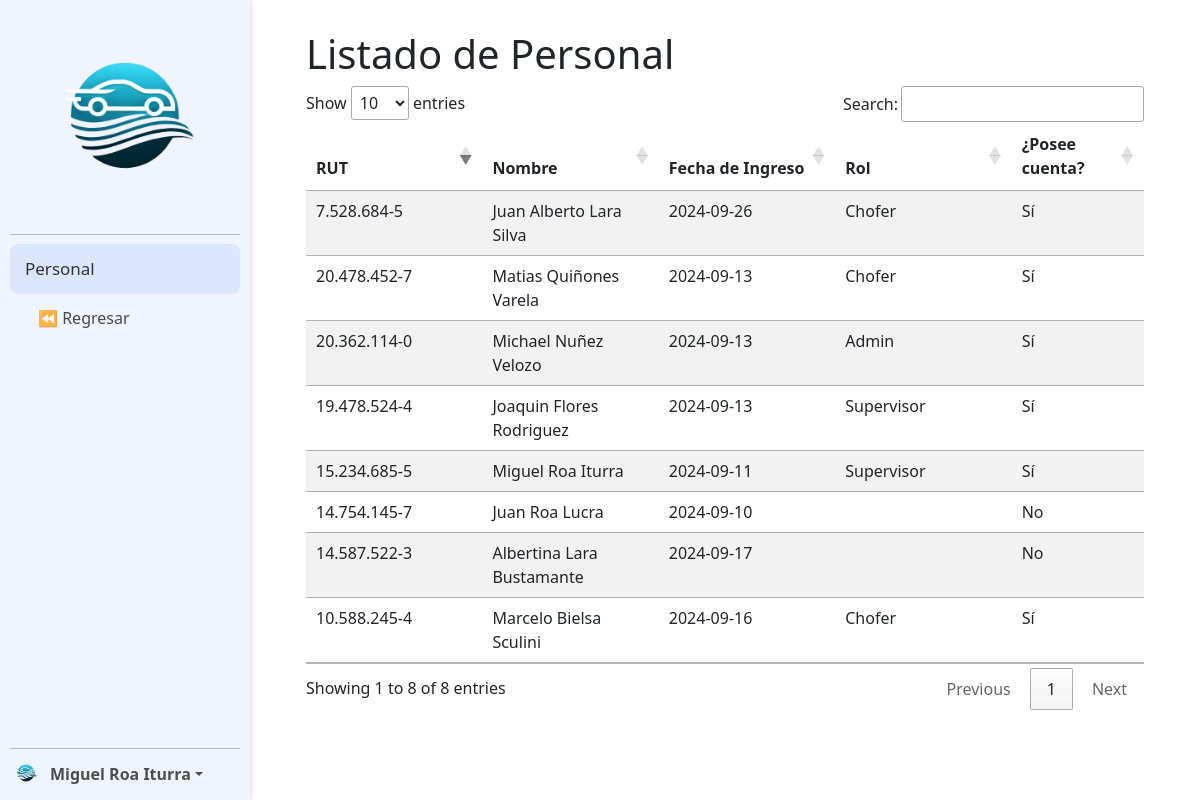
Page /Modulo_Flota/listado_personal_sup/listado_personal.php (signed in) on the committed database.
### tables this page shows
CREATE TABLE `usuario` (
  `rut` varchar(15) NOT NULL,
  `nombre` varchar(45) DEFAULT NULL,
  `Usuario` varchar(20) DEFAULT NULL,
  `clave` varchar(64) DEFAULT NULL,
  `fecha_ingreso` date DEFAULT NULL,
  `Id_Rol` int(11) DEFAULT NULL,
  `id_cargo` int(11) DEFAULT NULL,
  `supervisor` varchar(15) DEFAULT NULL,
  PRIMARY KEY (`rut`),
  KEY `fk_usuario_roles` (`Id_Rol`),
  KEY `fk_usuario_cargo` (`id_cargo`),
  CONSTRAINT `fk_usuario_cargo` FOREIGN KEY (`id_cargo`) REFERENCES `cargo` (`id_cargo`) ON DELETE SET NULL ON UPDATE CASCADE,
  CONSTRAINT `fk_usuario_roles` FOREIGN KEY (`Id_Rol`) REFERENCES `roles` (`Id_Rol`) ON DELETE SET NULL ON UPDATE CASCADE
);

CREATE TABLE `roles` (
  `Id_Rol` int(11) NOT NULL AUTO_INCREMENT,
  `nombre_rol` varchar(45) DEFAULT NULL,
  PRIMARY KEY (`Id_Rol`)
);

### Modulo_Flota/listado_personal_sup/componentes/tabla_listado.php (the view, shortened to what this page needs)
<div class="row">
    <div class="col">
        <h1>Listado de Personal</h1>
    </div>
</div>
<?php
$sql_personal = "
    SELECT u.rut, u.nombre, u.fecha_ingreso, u.Id_Rol, r.nombre_rol,
           CASE WHEN u.Usuario IS NOT NULL AND u.Usuario != '' THEN 'Sí' ELSE 'No' END AS posee_cuenta
    FROM usuario u
    LEFT JOIN roles r ON u.Id_Rol = r.Id_Rol;
";
$stmt_personal = $conexion->prepare($sql_personal);
$stmt_personal->execute();
$resultado_personal = $stmt_personal->get_result();
?>
<table id="tabla_personal" class="table table-striped">
    <thead>
        <tr>
            <th style="width: 20%;">RUT</th>
            <th style="width: 20%;">Nombre</th>
            <th style="width: 20%;">Fecha de Ingreso</th>
            <th style="width: 20%;">Rol</th>
            <th style="width: 15%;">¿Posee cuenta?</th>
        </tr>
    </thead>
    <tbody>
        <?php foreach ($resultado_personal as $personal) : ?>
            <tr>
                <td><?= htmlspecialchars($personal['rut']) ?></td>
                <td><?= htmlspecialchars($personal['nombre']) ?></td>
                <td><?= htmlspecialchars($personal['fecha_ingreso']) ?></td>
                <td><?= htmlspecialchars($personal['nombre_rol']) ?></td>
                <td><?= htmlspecialchars($personal['posee_cuenta']) ?></td>
            </tr>
        <?php endforeach ?>
    </tbody>
</table>

### rows in the picture
usuario: rut "10.588.245-4", nombre "Marcelo Bielsa Sculini", fecha_ingreso "2024-09-16", Id_Rol.nombre_rol "Chofer", posee_cuenta "Sí"
usuario: rut "14.587.522-3", nombre "Albertina Lara Bustamante", fecha_ingreso "2024-09-17", posee_cuenta "No"
usuario: rut "14.754.145-7", nombre "Juan Roa Lucra", fecha_ingreso "2024-09-10", posee_cuenta "No"
usuario: rut "15.234.685-5", nombre "Miguel Roa Iturra", fecha_ingreso "2024-09-11", Id_Rol.nombre_rol "Supervisor", posee_cuenta "Sí"
usuario: rut "19.478.524-4", nombre "Joaquin Flores Rodriguez", fecha_ingreso "2024-09-13", Id_Rol.nombre_rol "Supervisor", posee_cuenta "Sí"
usuario: rut "20.362.114-0", nombre "Michael Nuñez Velozo", fecha_ingreso "2024-09-13", Id_Rol.nombre_rol "Admin", posee_cuenta "Sí"
usuario: rut "20.478.452-7", nombre "Matias Quiñones Varela", fecha_ingreso "2024-09-13", Id_Rol.nombre_rol "Chofer", posee_cuenta "Sí"
usuario: rut "7.528.684-5", nombre "Juan Alberto Lara Silva", fecha_ingreso "2024-09-26", Id_Rol.nombre_rol "Chofer", posee_cuenta "Sí"

### other values in the picture
$_SESSION['nombre'] "Miguel Roa Iturra"
